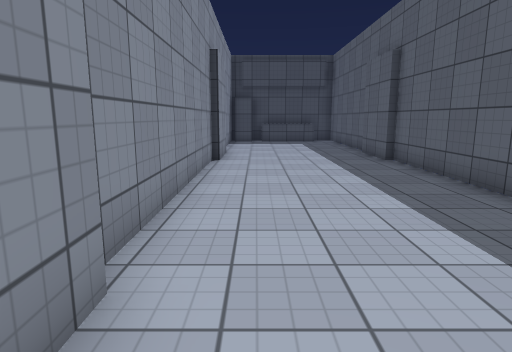
view 1 (above)

16 first-person views from a walk through a 3-D level made in the Unity game engine. The camera is 1.4 m above the floor, tilts 10° down and sees 75° across. The floor is counted in squares, 1 m on a side. Each view is taken from the middle of a square. On the plan, view 1 faces up. The plan holds only what a view shows up to about 15 squares ahead; the rest is blank. The player character is not drawn. Surface patterns are stand-ins for the level's own textures.

view 2
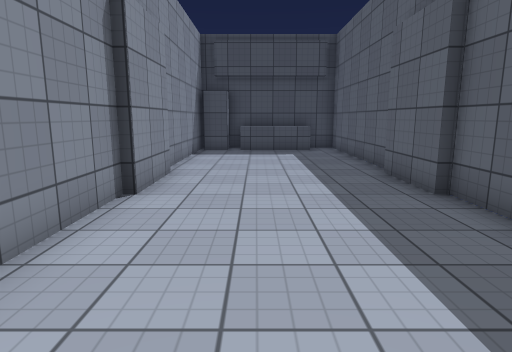

view 3
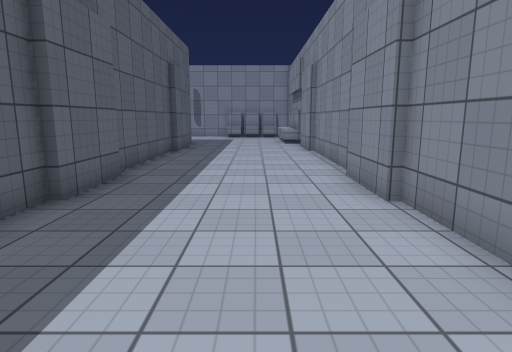

view 4
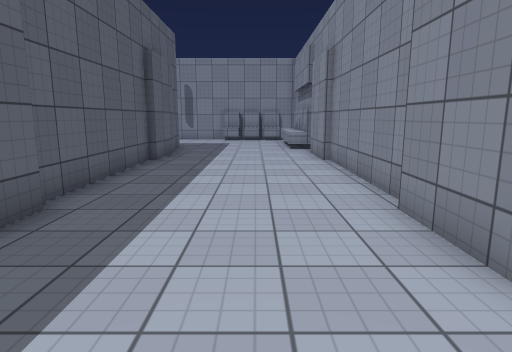

view 5
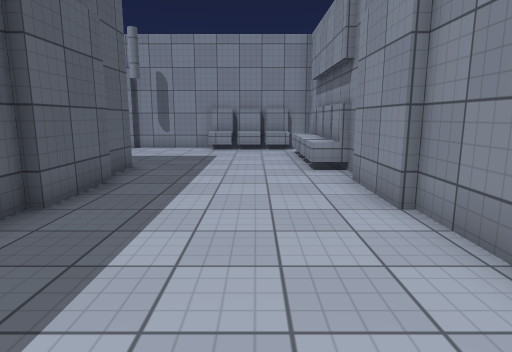

view 6
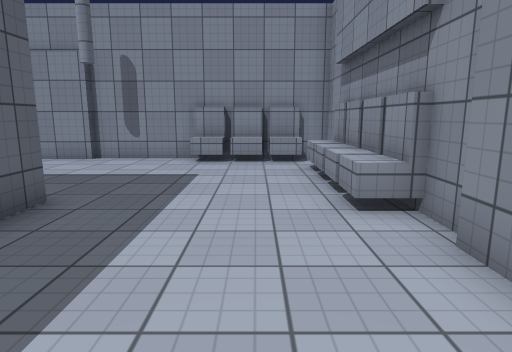

view 7
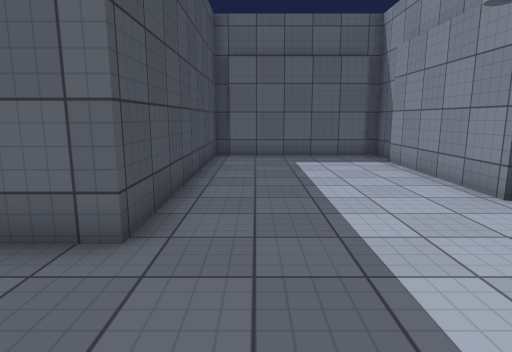

view 8
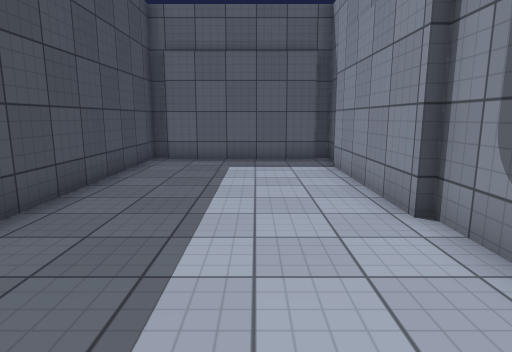

view 9
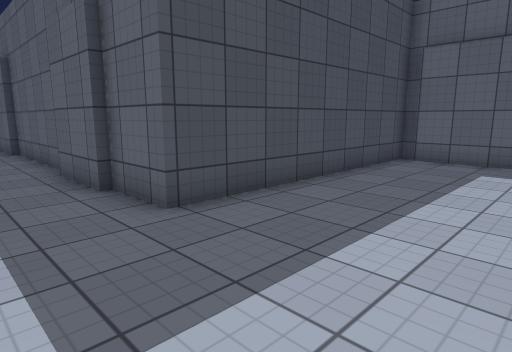

view 10
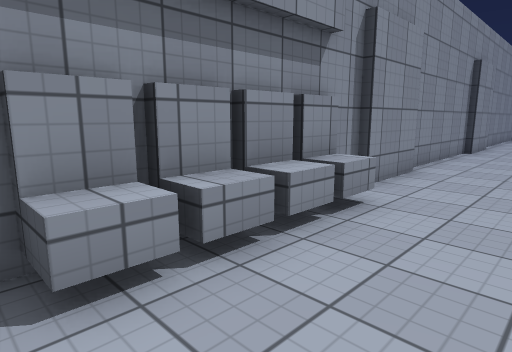

view 11
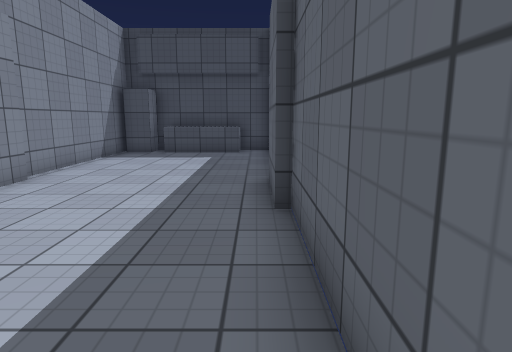

view 12
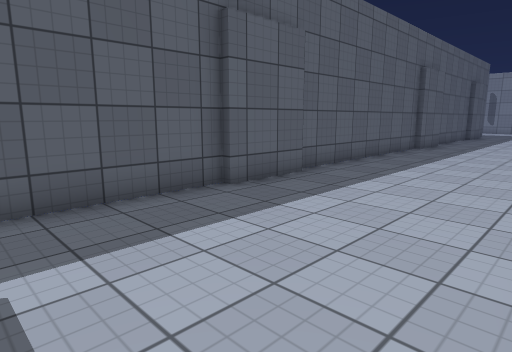

view 13
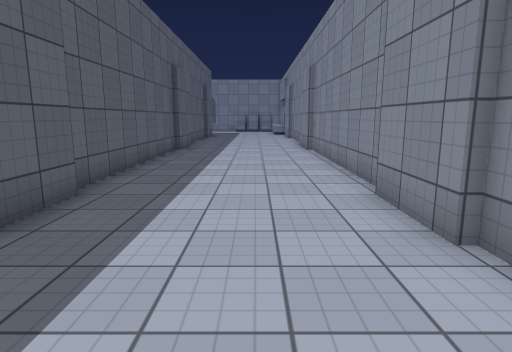

view 14
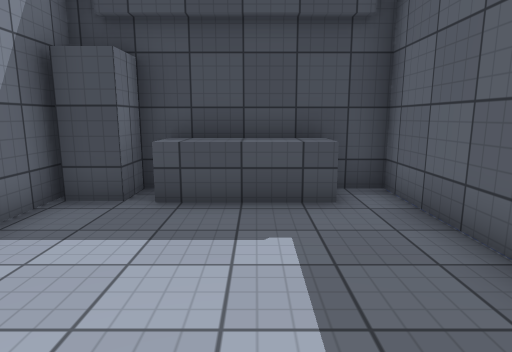

view 15
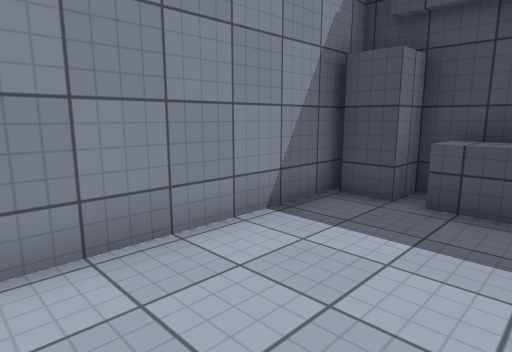

view 16
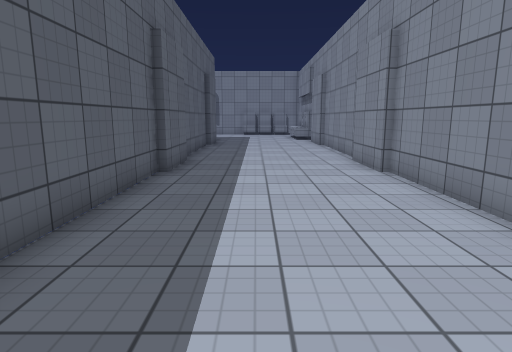

### Floor plan
Points are (right, up) in squares from view 1. A wall is a line through its corners. A room is listed if a view was taken in it or the views show most of it. See-through windows are left out.
Room 1 (views 1, 2, 3, 4, 5, 6, 7, 8, 9, 10, 11, 12, 13, 14, 15, 16)
walls: (4.3, -0.1) (4.3, 2.5); (4.6, 2.4) (4.6, 11.1); (-1.5, 0) (-1.5, -6); (-1.2, 2.5) (-1.2, -0.1); (4.6, -6.1) (4.6, 0.1); (-1.2, -5.9) (-1.2, -8.5); (4.3, -8.5) (4.3, -5.9); (-1.5, -8.4) (-1.5, -9.8) (-0.5, -9.8); (-1.2, -9.8) (-1.2, -11) (-1.2, -12); (4.3, 10.9) (4.3, 13.5); (-1.5, 11) (-1.5, 2.4); (-1.2, -12.2) (-1.2, -13.5); (4.6, 13.4) (4.6, 20.5) (-0.2, 20.5) (-0.2, 19.4) (-1.2, 19.4); (-0.5, -13.2) (-1.5, -13.2); (-1.2, -13.4) (-1.2, -14.5); (-1.2, 13.5) (-1.2, 10.9); (13.5, -10.5) (4.6, -10.5) (4.6, -8.4); (-0.5, -14.5) (-1.5, -14.5) (-1.5, -16.5) (-0.4, -16.5); (2, -16.2) (3.1, -16.2); (0.7, -16.2) (1.9, -16.2); (3, -16.5) (6.6, -16.5); (-0.5, -16.2) (0.6, -16.2); (6.5, -16.2) (11.6, -16.2); (12.1, -16.5) (13.5, -16.5); (13.3, -16) (13.3, -11); (-1.5, 20.2) (-1.5, 13.4)
low walls: (-0.5, -9.8) (-0.5, -10.8); (-0.5, -11) (-0.5, -12); (-0.5, -12.3) (-0.5, -13.2); (-0.5, -13.5) (-0.5, -14.5); (2, -15.5) (3.1, -15.5); (0.8, -15.5) (1.9, -15.5); (-0.5, -15.5) (0.6, -15.5); (3.4, 19.4) (0.2, 19.4)

Where each view was taken, in squares from view 1:
view 1: 0 up, 0 right, facing up
view 2: 5 up, 1 right, facing up
view 3: 8 up, 1 right, facing down
view 4: 5 up, 1 right, facing down
view 5: 1 down, 1 right, facing down
view 6: 5 down, 1 right, facing down
view 7: 12 down, 1 right, facing right
view 8: 14 down, 2 right, facing right
view 9: 15 down, 2 right, facing up-right
view 10: 15 down, 2 right, facing up-left
view 11: 6 up, 4 right, facing up
view 12: 18 up, 1 left, facing down-right
view 13: 17 up, 1 right, facing down
view 14: 14 up, 2 right, facing up
view 15: 14 up, 2 right, facing up-left
view 16: 11 up, 2 right, facing down
